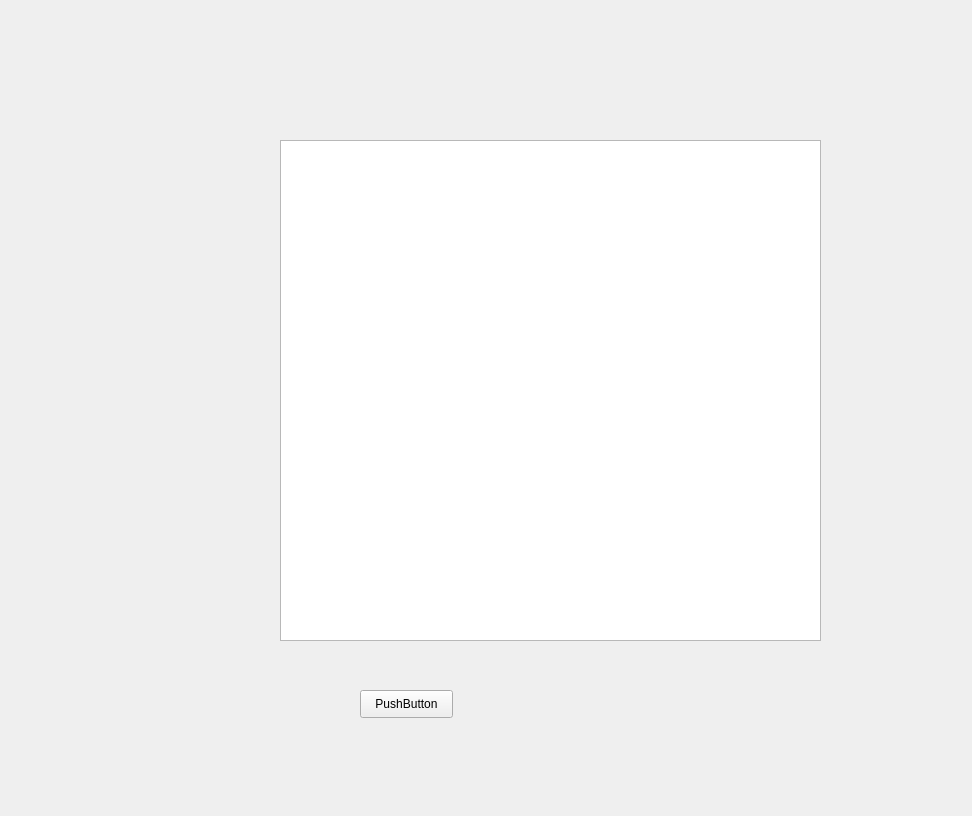
<?xml version="1.0" encoding="UTF-8"?>
<ui version="4.0">
 <class>Form</class>
 <widget class="QWidget" name="Form">
  <property name="geometry">
   <rect>
    <x>0</x>
    <y>0</y>
    <width>972</width>
    <height>816</height>
   </rect>
  </property>
  <property name="windowTitle">
   <string>Form</string>
  </property>
  <widget class="QPushButton" name="refreshButton">
   <property name="geometry">
    <rect>
     <x>360</x>
     <y>690</y>
     <width>93</width>
     <height>28</height>
    </rect>
   </property>
   <property name="text">
    <string>PushButton</string>
   </property>
  </widget>
  <widget class="QPlainTextEdit" name="logTextEdit">
   <property name="geometry">
    <rect>
     <x>280</x>
     <y>140</y>
     <width>541</width>
     <height>501</height>
    </rect>
   </property>
  </widget>
 </widget>
 <resources/>
 <connections/>
</ui>
